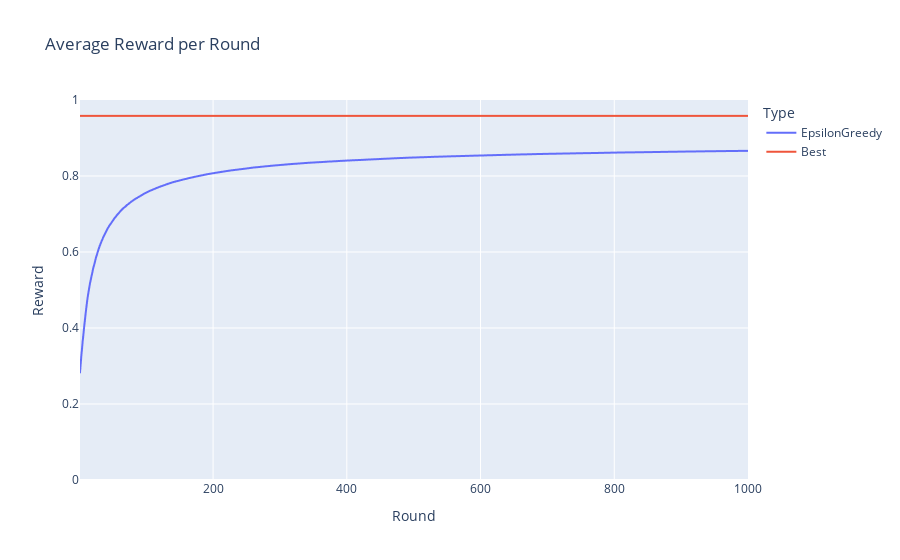
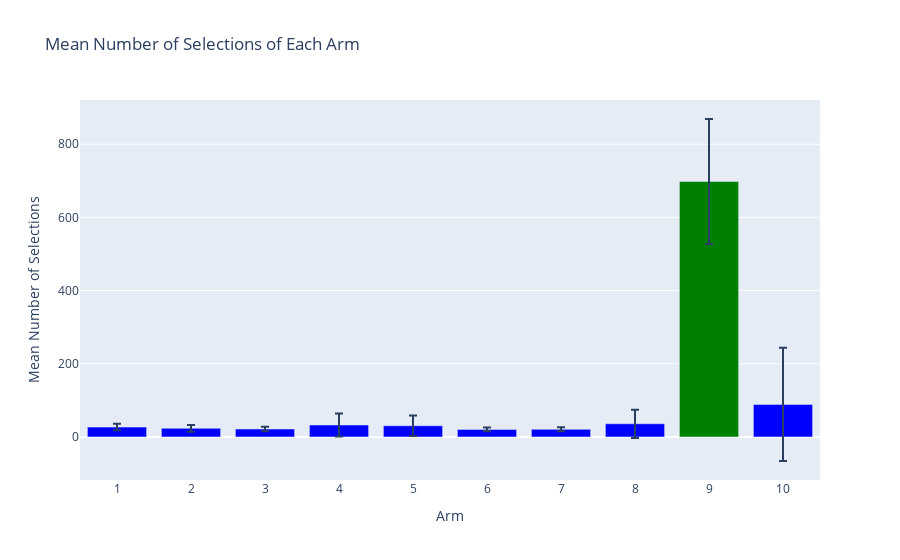

The code cell stored with these charts, in order, in its notebook:
### Code cell
epsilon_greedy_results = MABExperiment(
    num_arms=NUM_ARMS, 
    num_rounds=NUM_ROUNDS,
    num_episodes=NUM_EPISODES,
    build_algorithm=lambda: EpsilonGreedy(NUM_ARMS, 0.2),
    environment=env
).run()

### Figure 1 — Plotly figure (JSON) as saved in the notebook; plotly's stock layout.template omitted (floating-point values rounded to 4 significant figures; data arrays with more than 128 entries replaced by an {"elided": "..."} marker saying what was removed)
{"data": [{"hovertemplate": "Type=EpsilonGreedy<br>Round=%{x}<br>Reward=%{y}<extra></extra>", "legendgroup": "EpsilonGreedy", "line": {"color": "#636efa", "dash": "solid"}, "marker": {"symbol": "circle"}, "mode": "lines", "name": "EpsilonGreedy", "showlegend": true, "type": "scattergl", "x": {"elided": "1000 int values"}, "xaxis": "x", "y": {"elided": "1000 float values"}, "yaxis": "y"}, {"hovertemplate": "Type=Best<br>Round=%{x}<br>Reward=%{y}<extra></extra>", "legendgroup": "Best", "line": {"color": "#EF553B", "dash": "solid"}, "marker": {"symbol": "circle"}, "mode": "lines", "name": "Best", "showlegend": true, "type": "scattergl", "x": {"elided": "1000 int values"}, "xaxis": "x", "y": {"elided": "1000 float values"}, "yaxis": "y"}], "layout": {"legend": {"title": {"text": "Type"}, "tracegroupgap": 0}, "title": {"text": "Average Reward per Round"}, "xaxis": {"anchor": "y", "domain": [0, 1], "title": {"text": "Round"}}, "yaxis": {"anchor": "x", "domain": [0, 1], "range": [0, 1], "title": {"text": "Reward"}}}}

### Figure 2 — Plotly figure (JSON) as saved in the notebook; plotly's stock layout.template omitted (floating-point values rounded to 4 significant figures)
{"data": [{"alignmentgroup": "True", "error_y": {"array": [8.875, 9.103, 6.251, 31.39, 27.77, 5.027, 5.396, 38.63, 170.8, 154.6]}, "hovertemplate": "Arm=%{x}<br>Mean Number of Selections=%{y}<extra></extra>", "legendgroup": "", "marker": {"color": ["blue", "blue", "blue", "blue", "blue", "blue", "blue", "blue", "green", "blue"], "pattern": {"shape": ""}}, "name": "", "offsetgroup": "", "orientation": "v", "showlegend": false, "textposition": "auto", "type": "bar", "x": ["1", "2", "3", "4", "5", "6", "7", "8", "9", "10"], "xaxis": "x", "y": [26.92, 23.66, 21.6, 32.63, 30.64, 20.62, 20.81, 36.05, 698.2, 88.92], "yaxis": "y"}], "layout": {"barmode": "relative", "legend": {"tracegroupgap": 0}, "title": {"text": "Mean Number of Selections of Each Arm"}, "xaxis": {"anchor": "y", "domain": [0, 1], "title": {"text": "Arm"}}, "yaxis": {"anchor": "x", "domain": [0, 1], "title": {"text": "Mean Number of Selections"}}}}
